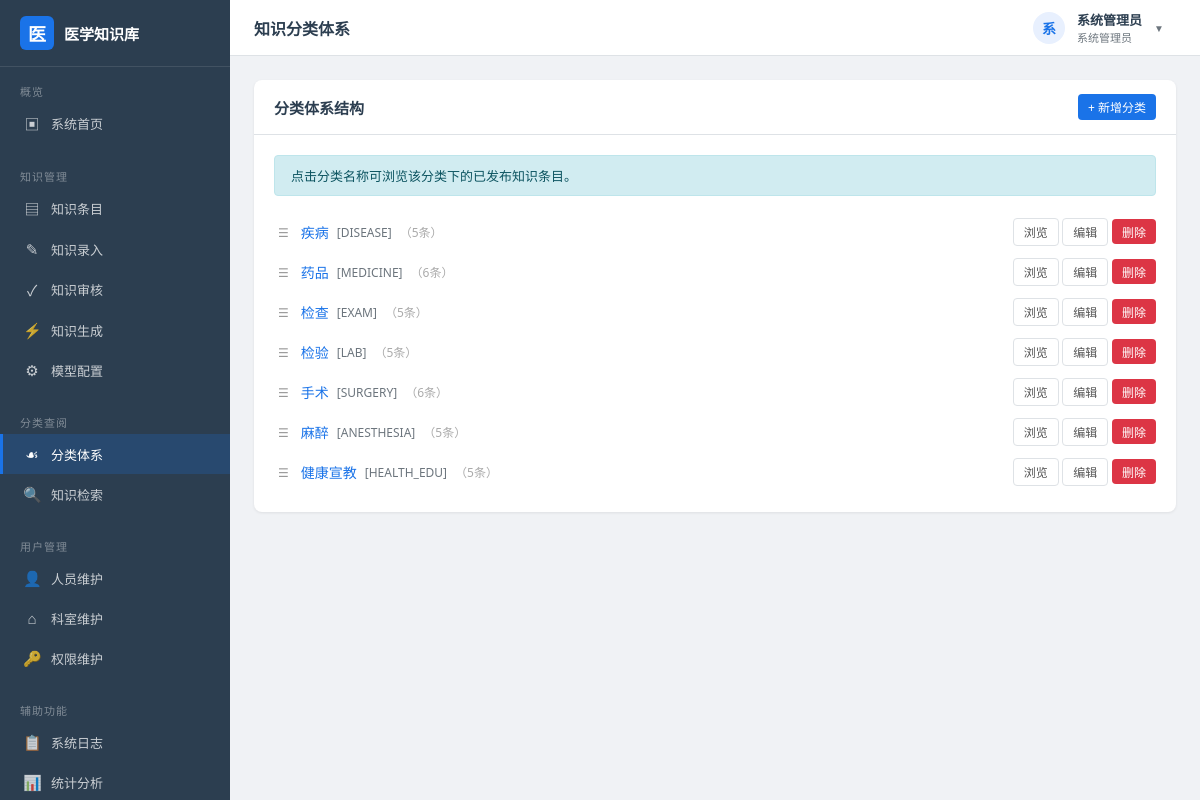
/categories (signed in), run on the app's committed database.
### models.py (models this page shows, shortened)
class User(db.Model):
    __tablename__ = "user"
    id = db.Column(db.Integer, primary_key=True, autoincrement=True)
    username = db.Column(db.String(50), unique=True, nullable=False)
    real_name = db.Column(db.String(50), nullable=False)
    password_hash = db.Column(db.String(256), nullable=False)
    email = db.Column(db.String(120), default="")
    phone = db.Column(db.String(20), default="")
    department_id = db.Column(db.Integer, db.ForeignKey("department.id"), nullable=True)
    role_id = db.Column(db.Integer, db.ForeignKey("role.id"), nullable=True)
    status = db.Column(db.String(10), default="active")
    failed_attempts = db.Column(db.Integer, default=0)
    lock_time = db.Column(db.DateTime, nullable=True)
    last_login = db.Column(db.DateTime, nullable=True)
    created_at = db.Column(db.DateTime, default=datetime.now)

class Role(db.Model):
    __tablename__ = "role"
    id = db.Column(db.Integer, primary_key=True, autoincrement=True)
    name = db.Column(db.String(50), unique=True, nullable=False)
    code = db.Column(db.String(30), unique=True, nullable=False)
    permissions = db.Column(db.Text, default="")
    remark = db.Column(db.String(200), default="")
    created_at = db.Column(db.DateTime, default=datetime.now)
    users = db.relationship("User", backref="role", lazy="dynamic")

class Category(db.Model):
    __tablename__ = "category"
    id = db.Column(db.Integer, primary_key=True, autoincrement=True)
    name = db.Column(db.String(80), nullable=False)
    code = db.Column(db.String(30), unique=True, nullable=False)
    parent_id = db.Column(db.Integer, db.ForeignKey("category.id"), nullable=True)
    level = db.Column(db.Integer, default=1)
    sort_order = db.Column(db.Integer, default=0)
    description = db.Column(db.String(300), default="")
    created_at = db.Column(db.DateTime, default=datetime.now)
    parent = db.relationship("Category", remote_side=[id], backref="sub_categories")
    entries = db.relationship("KnowledgeEntry", backref="category", lazy="dynamic")

### app.py (the view)
    @app.route("/categories")
    @login_required
    def category_tree():
        categories = Category.query.order_by(Category.level, Category.sort_order).all()
        return render_template("category/tree.html", categories=categories)

### app.py (called while the page is built)
def register_before_handlers(app: Flask):
    @app.before_request
    def _load_current_user():
        uid = session.get("uid")
        g.current_user = None
        if uid:
            g.current_user = User.query.get(uid)
    @app.context_processor
    def _inject_globals():
        return {
            "current_user": g.current_user,
            "current_year": datetime.now().year,
        }

def login_required(func):
    @wraps(func)
    def wrapper(*args, **kwargs):
        if not g.current_user:
            flash("请先登录系统", "warning")
            return redirect(url_for("login", next=request.full_path))
        return func(*args, **kwargs)
    return wrapper

### templates/category/tree.html (shortened to what this page needs)
{% extends "layout.html" %}
{% block page_title %}知识分类体系{% endblock %}
{% block content %}
<div class="card">
    <div class="card-header">
        <h3>分类体系结构</h3>
        <a href="{{ url_for('category_create') }}" class="btn btn-primary btn-sm">+ 新增分类</a>
    </div>
    <div class="card-body">
        <div class="flash flash-info" style="margin-bottom:16px;">
            点击分类名称可浏览该分类下的已发布知识条目。
        </div>
        <ul class="tree-list" id="category-tree">
            {% for c in categories %}
            <li class="tree-node" draggable="true" data-id="{{ c.id }}" data-level="{{ c.level }}" data-parent="{{ c.parent_id or 0 }}" style="padding-left: {{ (c.level - 1) * 24 }}px;">
                <span class="drag-handle">☰</span>
                <a href="{{ url_for('category_browse', cid=c.id) }}" class="node-name">{{ c.name }}</a>
                <span class="node-code">[{{ c.code }}]</span>
                <span style="color:#aaa; font-size:12px;">（{{ c.entries.count() }}条）</span>
                <div class="node-actions">
                    <a href="{{ url_for('category_browse', cid=c.id) }}" class="btn btn-default btn-sm">浏览</a>
                    <a href="{{ url_for('category_edit', cid=c.id) }}" class="btn btn-default btn-sm">编辑</a>
                    <form method="POST" action="{{ url_for('category_delete', cid=c.id) }}" style="display:inline;">
                        <button type="submit" class="btn btn-danger btn-sm btn-delete">删除</button>
                    </form>
                </div>
            </li>
            {% endfor %}
        </ul>
    </div>
</div>
{% endblock %}

### templates/layout.html (shortened to what this page needs)
<!DOCTYPE html>
<html lang="zh-CN">
<head>
    <link rel="stylesheet" href="{{ url_for('static', filename='css/style.css') }}">
</head>
<body>
<div class="app-layout">
    <aside class="sidebar">
        <div class="sidebar-header">
            <div class="icon">医</div>
            <span>医学知识库</span>
        </div>
        <nav class="nav-section">
            <div class="nav-section-title">概览</div>
            <a href="{{ url_for('dashboard') }}" class="nav-item" onclick="navigate(event, this)">
                <span class="nav-icon">▣</span> 系统首页
            </a>
        </nav>
        <nav class="nav-section">
            <div class="nav-section-title">知识管理</div>
            <a href="{{ url_for('knowledge_list') }}" class="nav-item" onclick="navigate(event, this)">
                <span class="nav-icon">▤</span> 知识条目
            </a>
            <a href="{{ url_for('knowledge_create') }}" class="nav-item" onclick="navigate(event, this)">
                <span class="nav-icon">✎</span> 知识录入
            </a>
            <a href="{{ url_for('knowledge_review_list') }}" class="nav-item" onclick="navigate(event, this)">
                <span class="nav-icon">✓</span> 知识审核
            </a>
            <a href="{{ url_for('knowledge_generate') }}" class="nav-item" onclick="navigate(event, this)">
                <span class="nav-icon">⚡</span> 知识生成
            </a>
            <a href="{{ url_for('model_config_list') }}" class="nav-item" onclick="navigate(event, this)">
                <span class="nav-icon">⚙</span> 模型配置
            </a>
        </nav>
        <nav class="nav-section">
            <div class="nav-section-title">分类查阅</div>
            <a href="{{ url_for('category_tree') }}" class="nav-item" onclick="navigate(event, this)">
                <span class="nav-icon">☙</span> 分类体系
            </a>
            <a href="{{ url_for('search') }}" class="nav-item" onclick="navigate(event, this)">
                <span class="nav-icon">🔍</span> 知识检索
            </a>
        </nav>
        <nav class="nav-section">
            <div class="nav-section-title">用户管理</div>
            <a href="{{ url_for('user_list') }}" class="nav-item" onclick="navigate(event, this)">
                <span class="nav-icon">👤</span> 人员维护
            </a>
            <a href="{{ url_for('dept_list') }}" class="nav-item" onclick="navigate(event, this)">
                <span class="nav-icon">⌂</span> 科室维护
            </a>
            <a href="{{ url_for('role_list') }}" class="nav-item" onclick="navigate(event, this)">
                <span class="nav-icon">🔑</span> 权限维护
            </a>
        </nav>
        <nav class="nav-section">
            <div class="nav-section-title">辅助功能</div>
            <a href="{{ url_for('log_list') }}" class="nav-item" onclick="navigate(event, this)">
                <span class="nav-icon">📋</span> 系统日志
            </a>
            <a href="{{ url_for('statistics') }}" class="nav-item" onclick="navigate(event, this)">
                <span class="nav-icon">📊</span> 统计分析
            </a>
        </nav>
    </aside>
    <div class="main-area">
        <header class="topbar">
            <div class="topbar-title">{% block page_title %}系统首页{% endblock %}</div>
            <div class="topbar-user">
                <div class="user-dropdown" id="user-dropdown">
                    <div class="dropdown-trigger">
                        <div class="avatar">{{ current_user.real_name[0] if current_user else '?' }}</div>
                        <div class="info">
                            <div class="name">{{ current_user.real_name if current_user else '' }}</div>
                            <div class="role">{{ current_user.role.name if current_user and current_user.role else '' }}</div>
                        </div>
                        <span class="dropdown-arrow">▼</span>
                    </div>
                </div>
            </div>
        </header>
        <main class="content-area">
            {% block content %}{% endblock %}
        </main>
    </div>
</div>
</body>
</html>

### static/css/style.css (style rules this page uses)
:root { --primary: #1a73e8; --primary-dark: #1557b0; --primary-light: #e8f0fe; --success: #28a745; --warning: #ffc107; --danger: #dc3545; --info: #17a2b8; --dark: #2c3e50; --gray: #6c757d; --light: #f8f9fa; --border: #dee2e6; --sidebar-width: 230px; --header-height: 56px; }
* { margin: 0; padding: 0; box-sizing: border-box; }
body { font-family: "Microsoft YaHei", "PingFang SC", "Segoe UI", Arial, sans-serif; background: #f0f2f5; color: #333; font-size: 14px; }
a { color: var(--primary); text-decoration: none; }
.app-layout { display: flex; min-height: 100vh; }
.sidebar { width: var(--sidebar-width); background: var(--dark); color: #fff; position: fixed; top: 0; left: 0; bottom: 0; overflow-y: auto; z-index: 1000; }
.sidebar-header { padding: 16px 20px; border-bottom: 1px solid rgba(255,255,255,0.1); display: flex; align-items: center; gap: 10px; }
.sidebar-header .icon { width: 34px; height: 34px; background: var(--primary); border-radius: 6px; display: flex; align-items: center; justify-content: center; font-size: 18px; font-weight: bold; }
.sidebar-header span { font-size: 15px; font-weight: 600; }
.nav-section { padding: 8px 0; }
.nav-section-title { padding: 8px 20px 4px; font-size: 11px; color: rgba(255,255,255,0.4); text-transform: uppercase; letter-spacing: 1px; }
.nav-item { display: flex; align-items: center; gap: 10px; padding: 10px 20px; color: rgba(255,255,255,0.75); font-size: 13px; transition: all 0.2s; border-left: 3px solid transparent; }
.nav-item.active { background: rgba(26,115,232,0.2); border-left-color: var(--primary); color: #fff; }
.nav-icon { width: 18px; text-align: center; font-size: 15px; }
.main-area { margin-left: var(--sidebar-width); flex: 1; display: flex; flex-direction: column; }
.topbar { height: var(--header-height); background: #fff; border-bottom: 1px solid var(--border); display: flex; align-items: center; justify-content: space-between; padding: 0 24px; position: sticky; top: 0; z-index: 999; }
.topbar-title { font-size: 16px; font-weight: 600; color: var(--dark); }
.topbar-user { display: flex; align-items: center; gap: 12px; }
.topbar-user .avatar { width: 32px; height: 32px; background: var(--primary-light); color: var(--primary); border-radius: 50%; display: flex; align-items: center; justify-content: center; font-weight: 600; font-size: 14px; }
.topbar-user .info { font-size: 13px; }
.topbar-user .info .name { font-weight: 600; color: var(--dark); }
.topbar-user .info .role { font-size: 11px; color: var(--gray); }
.content-area { padding: 24px; flex: 1; }
.card { background: #fff; border-radius: 8px; box-shadow: 0 1px 3px rgba(0,0,0,0.08); margin-bottom: 20px; }
.card-header { padding: 14px 20px; border-bottom: 1px solid var(--border); display: flex; align-items: center; justify-content: space-between; }
.card-header h3 { font-size: 15px; font-weight: 600; color: var(--dark); }
.card-body { padding: 20px; }
.btn { display: inline-flex; align-items: center; gap: 4px; padding: 7px 16px; border: none; border-radius: 4px; font-size: 13px; font-weight: 500; cursor: pointer; transition: all 0.2s; text-decoration: none; }
.btn-primary { background: var(--primary); color: #fff; }
.btn-danger { background: var(--danger); color: #fff; }
.btn-default { background: #fff; color: #555; border: 1px solid var(--border); }
.btn-sm { padding: 4px 10px; font-size: 12px; }
.flash { padding: 10px 16px; border-radius: 4px; margin-bottom: 8px; font-size: 13px; }
.flash-info { background: #d1ecf1; color: #0c5460; border: 1px solid #bee5eb; }
.tree-list { list-style: none; }
.tree-node { padding: 6px 0; display: flex; align-items: center; gap: 8px; }
.tree-node .node-name { font-weight: 500; }
.tree-node .node-code { font-size: 12px; color: var(--gray); }
.tree-node .node-actions { margin-left: auto; }
.drag-handle { cursor: grab; color: #999; font-size: 12px; padding: 2px 4px; border-radius: 2px; transition: all 0.2s; user-select: none; }
.user-dropdown { position: relative; display: flex; align-items: center; cursor: pointer; }
.dropdown-trigger { display: flex; align-items: center; gap: 12px; padding: 8px 12px; border-radius: 6px; transition: background 0.2s; }
.dropdown-arrow { font-size: 10px; color: var(--gray); transition: transform 0.2s; }

### data on the page
User: real_name "系", real_name "系统管理员"
Role: role "系统管理员"
Category: name "疾病", code "DISEASE", entries.count "5"
Category: name "药品", code "MEDICINE", entries.count "6"
Category: name "检查", code "EXAM", entries.count "5"
Category: name "检验", code "LAB", entries.count "5"
Category: name "手术", code "SURGERY", entries.count "6"
Category: name "麻醉", code "ANESTHESIA", entries.count "5"
Category: name "健康宣教", code "HEALTH_EDU", entries.count "5"
